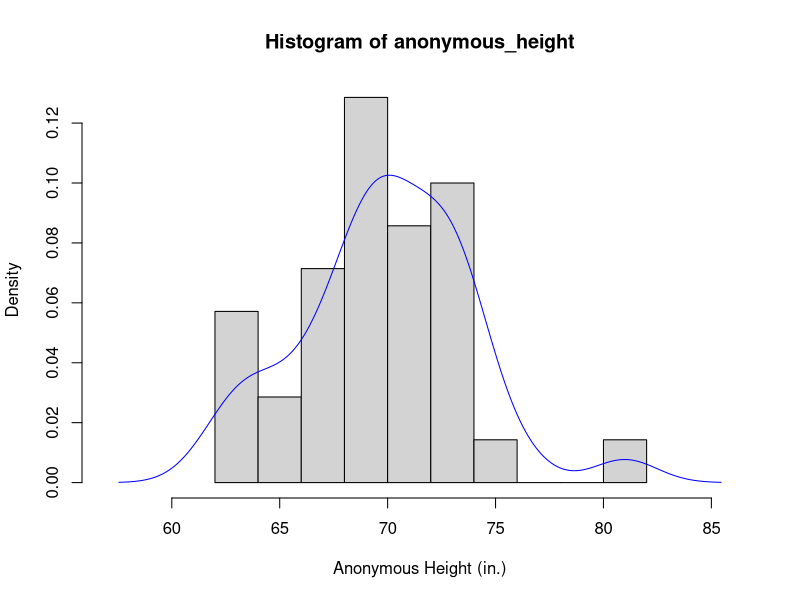
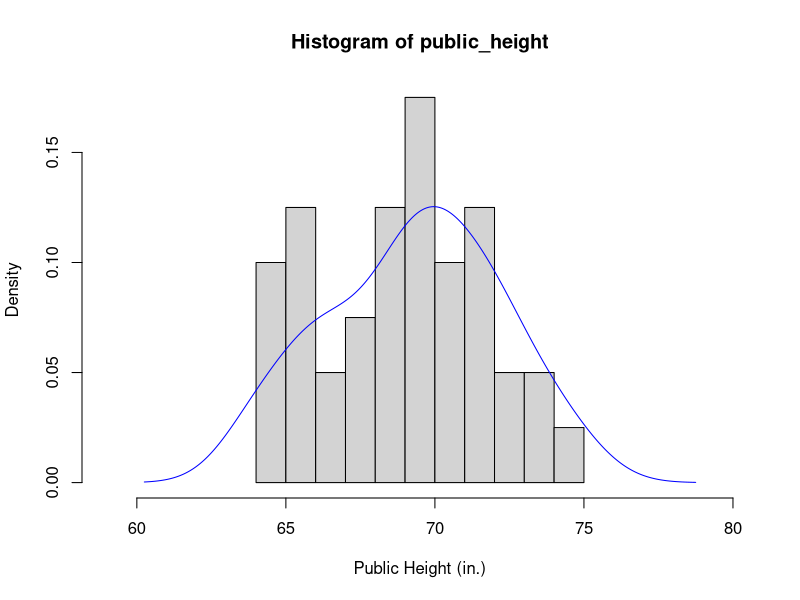
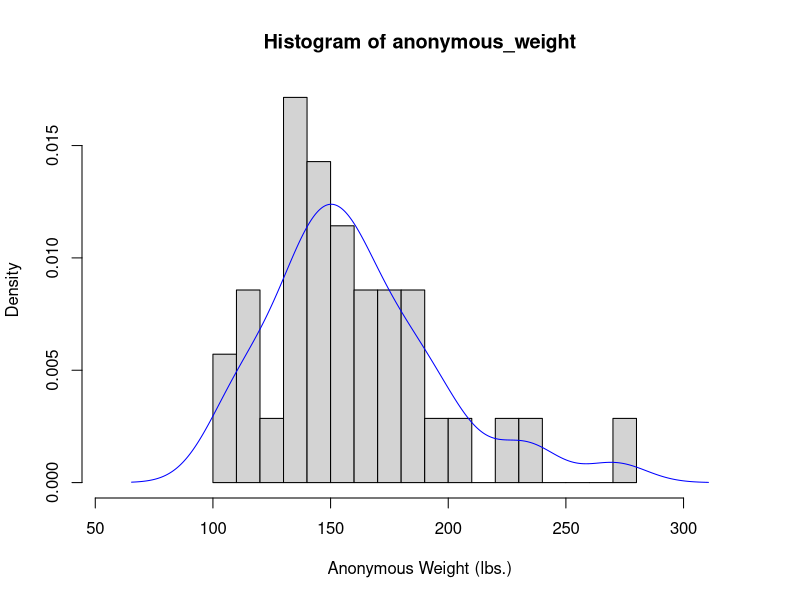
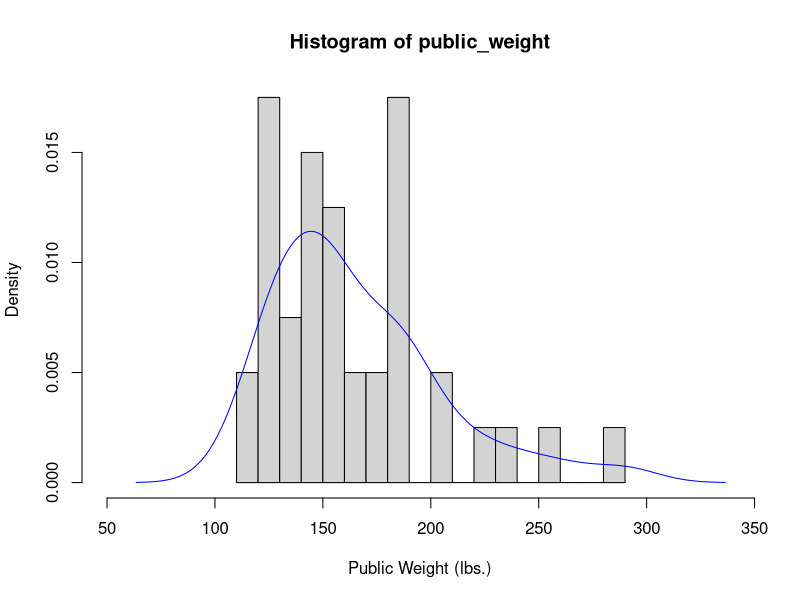
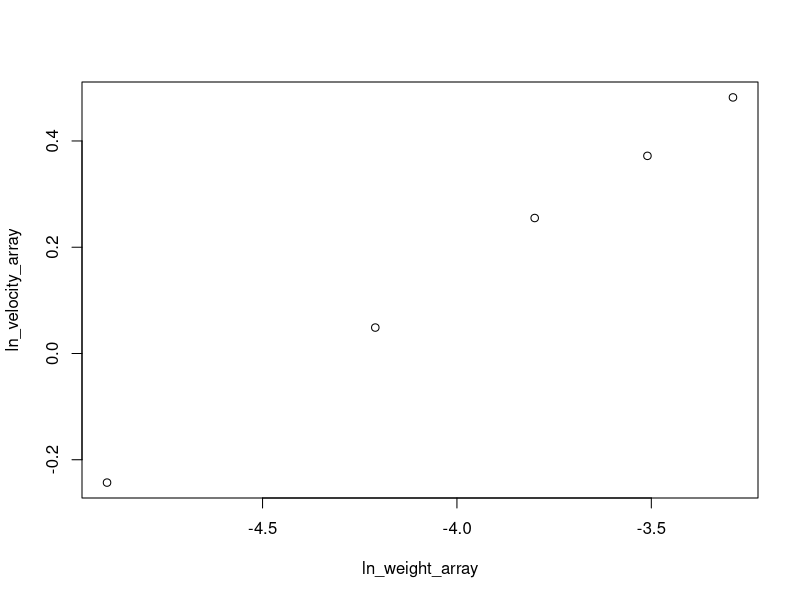
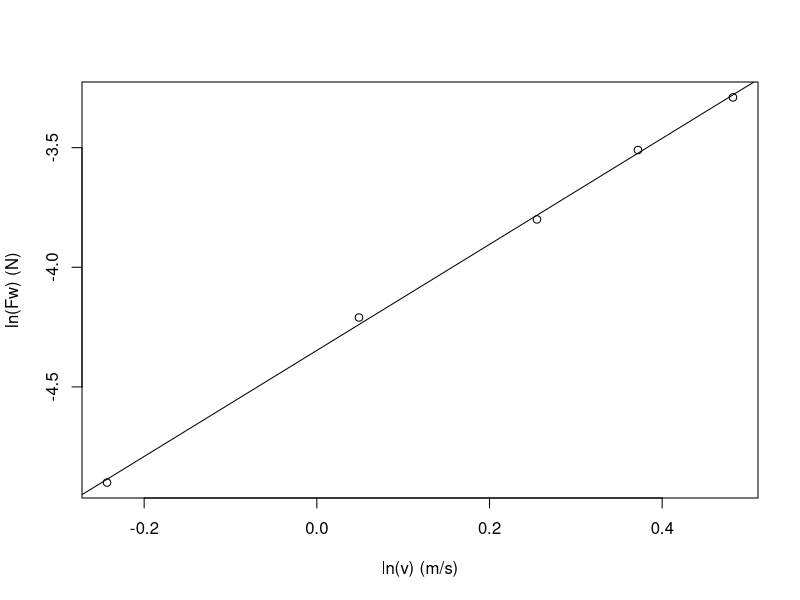
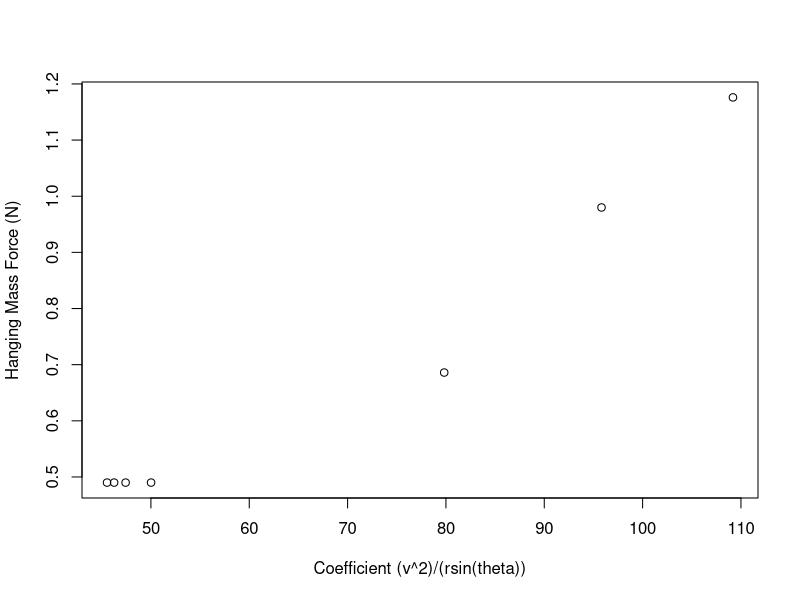
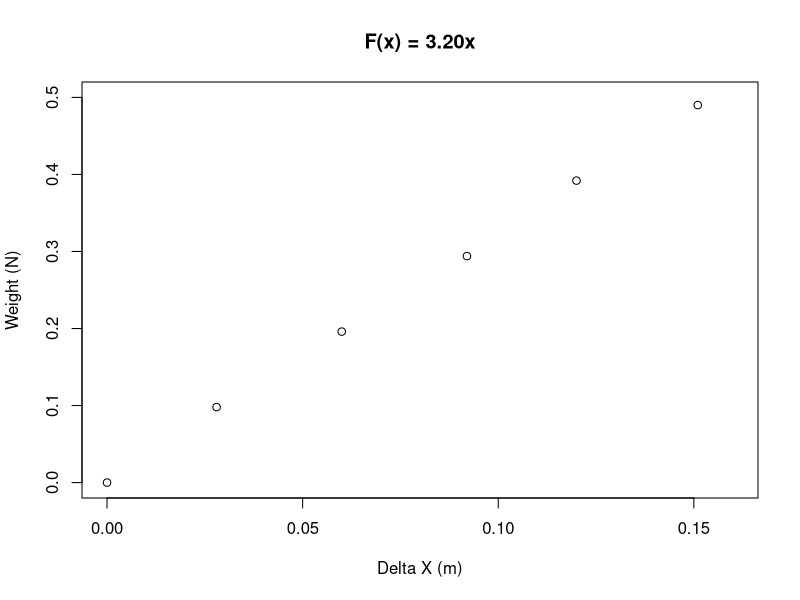

Generate these figures, in order, with R: (Note: this script raises an error after producing the figures.)
anonymous_height <- c(72, 64, 69, 72, 69, 68, 73, 66.5, 68, 81, 74, 63.5, 70, 74, 73, 66, 72, 70, 62, 63, 70, 70, 69, 74, 69, 67, 65, 73, 73.5, 68, 71, 72, 70, 71, 76)
anonymous_weight <- c(150, 145, 120, 132, 230, 169, 135, 236, 205, 150, 140, 175, 150, 164, 190, 140, 160, 185, 190, 176, 129, 271, 136, 115, 160, 161, 200, 140, 180, 155, 105, 106, 160, 150, 115)
public_height <- c(67, 72, 72, 72, 74, 70, 73, 70, 64, 71, 67, 72, 69, 75, 73, 69, 71, 66, 72, 71, 66, 66, 69.5, 68, 64, 65, 66, 68.5, 68, 69, 64, 70, 69, 68, 74, 70, 70, 70, 66, 71)
public_weight <- c(130, 125, 132, 168, 125, 128, 125, 151, 190, 155, 130, 185, 190, 150, 260, 226, 184, 155, 145, 190, 140, 171, 150, 140, 175, 190, 210, 152, 120, 145, 110, 210, 150, 290, 240, 160, 130, 150, 170, 185)

findMin <- function(arg){
  min = 100
  for(i in 1:length(arg)){
    if(arg[i] < min){
      min = arg[i]
    }
  }
  return(min)
} 
findMax <- function(arg){
  max = 0
  for(i in 1:length(arg)){
    if(arg[i] > max){
      max = arg[i]
    }
  }
  return(max)
}

hist(anonymous_height, freq=F, breaks=10, xlim=range(findMin(anonymous_height - 5), findMax(anonymous_height) + 5), xlab="Anonymous Height (in.)")
lines(density(anonymous_height), col="blue", lwd=1)

hist(public_height, freq=F, breaks=10, xlim=range(findMin(public_height) - 5, findMax(public_height) + 5), xlab="Public Height (in.)")
lines(density(public_height), col="blue", lwd=1)

hist(anonymous_weight, freq=F, breaks=20, xlim=range(findMin(anonymous_weight - 50), findMax(anonymous_weight) + 50), xlab="Anonymous Weight (lbs.)")
lines(density(anonymous_weight), col="blue", lwd=1)

hist(public_weight, freq=F, breaks=20, xlim=range(findMin(public_weight) - 50, findMax(public_weight) + 50), xlab="Public Weight (lbs.)")
lines(density(public_weight), col="blue", lwd=1)

print(median(anonymous_height))
print(median(public_height))
print(median(anonymous_weight))
print(median(public_weight))

print(mean(anonymous_height))
print(mean(public_height))
print(mean(anonymous_weight))
print(mean(public_weight))

print(sd(anonymous_height))
print(sd(public_height))
print(sd(anonymous_weight))
print(sd(public_weight))

print(length(anonymous_height) + length(anonymous_weight) + length(public_height) + length(public_weight))


# Here begins the physics lab calculations
ln_weight_array <- c(-4.9, -4.21, -3.8, -3.51, -3.29)
ln_velocity_array <- c(-.243, 0.0488, .255, .372, .482)
ln_b_array <- c()

graph <- plot(ln_weight_array, ln_velocity_array)
graph1 <- plot(ln_velocity_array, ln_weight_array, xlab="ln(v) (m/s)", ylab="ln(Fw) (N)")
fit <- lm(ln_velocity_array ~ ln_weight_array)
fit2 <- lm(ln_weight_array ~ ln_velocity_array)
abline(fit2)
summary(fit2)
summary(fit)


#Physics lab
length <- 0.231 #m

hangingMass = c(.050, .050, .050, .050, .100, .120, .070)

#Remember that this is the time it takes to make 20 revolutions
time_vector <- c(8.95, 8.88, 8.77, 8.54, 6.17, 5.78, 6.76)
circumference_vector <- c()
theta_in_degrees <- c(80, 79, 77.5, 80, 84, 86, 82)
theta_vector <- theta_in_degrees * (pi/180)
radius_vector <- length * sin(theta_vector)

trials = length(time_vector)
for(i in 1:trials){
  circumference_vector[i] = 2 * pi * radius_vector[i]
}

velocity_vector <- 20 * circumference_vector / (time_vector)

stopper_vector <- (hangingMass*9.8*radius_vector*sin(theta_vector))/((velocity_vector)^2)

coefficient_vector <- c(0, 0, 0, 0, 0, 0, 0)

hanging_mass_force <- hangingMass * 9.8


coefficient_vector = (velocity_vector^2)/(radius_vector * sin(theta_vector))

plot(coefficient_vector, hanging_mass_force, xlab="Coefficient (v^2)/(rsin(theta))", ylab="Hanging Mass Force (N)")
fit <- lm(hanging_mass_force ~ coefficient_vector)

table(hangingMass, circumference_vector, time_vector, theta_in_degrees, radius_vector, velocity_vector, stopper_vector)
colnames(c("Time (s)", "Degrees", "Hanging Mass (kg)", "Radius (m)", "Circumference (m)", "Velocity (m/s)"), do.NULL = FALSE)
table <- matrix(c(time_vector, theta_in_degrees, hangingMass, radius_vector, circumference_vector, velocity_vector), ncol=6, nrow=7, byrow=FALSE)
table <- as.table(table, row.names = c("Time (s)", "Degrees", "Hanging Mass (kg)", "Radius (m)", "Circumference (m)", "Velocity (m/s)"))

##############################

Delta_X <- c(0, 0.028, 0.06, 0.092, 0.12, 0.151)
Weight <- c(0, 0.098, 0.196, 0.294, 0.392, 0.49)

plot(Delta_X, Weight, xlab="Delta X (m)", ylab="Weight (N)", main="F(x) = 3.20x", xlim=c(0, 0.16), ylim=c(0, 0.5))
fit <- lm(weight ~ delX)
fit


abline(fit)
#polygon(Delta_X, y=3.200837*Delta_X, col="black", density=300)

##################################################
# Physics bouncy ball lab #
##################################################
initialHeights <- c(.3, .6, .9, 1.2, 1.5)
bounceHeightsTennis <- c(.20375, .4075, .6075, .72125, .97)
bounceHeightsWiffle <- c(.16675, .33375, .44, .55, .6725)

idealX <- c(1, 2)
idealY <- c(1, 2)

fitTennis <- lm(bounceHeightsTennis ~ initialHeights)
fitWiffle <- lm(bounceHeightsWiffle ~ initialHeights)

plot(initialHeights, bounceHeightsTennis, xlim=c(0,2), ylim=c(0,1), main="Tennis Ball (y = 0.651x + 0.0281)", xlab="Initial Height (m)", ylab="Final Height (m)")
abline(fitTennis)
abline(lm(idealY ~ idealX))

plot(initialHeights, bounceHeightsWiffle, xlim=c(0,2), ylim=c(0,1), main="Wiffle Ball (y = 0.409x + 0.0643)", xlab="Initial Height (m)", ylab="Final Height (m)")
abline(fitWiffle)
abline(lm(idealY ~ idealX))


